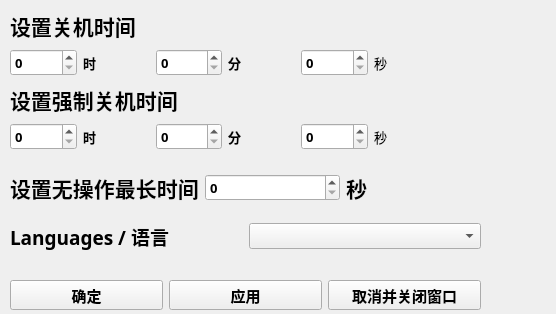
<?xml version="1.0" encoding="UTF-8"?>
<ui version="4.0">
 <class>Form</class>
 <widget class="QWidget" name="Form">
  <property name="geometry">
   <rect>
    <x>0</x>
    <y>0</y>
    <width>556</width>
    <height>314</height>
   </rect>
  </property>
  <property name="windowTitle">
   <string>Form</string>
  </property>
  <widget class="QWidget" name="layoutWidget">
   <property name="geometry">
    <rect>
     <x>10</x>
     <y>280</y>
     <width>471</width>
     <height>30</height>
    </rect>
   </property>
   <layout class="QHBoxLayout" name="horizontalLayout">
    <item>
     <widget class="QPushButton" name="OKButton">
      <property name="font">
       <font>
        <family>MiSans Semibold</family>
        <pointsize>11</pointsize>
        <weight>75</weight>
        <bold>true</bold>
       </font>
      </property>
      <property name="cursor">
       <cursorShape>PointingHandCursor</cursorShape>
      </property>
      <property name="text">
       <string>确定</string>
      </property>
     </widget>
    </item>
    <item>
     <widget class="QPushButton" name="ApplyButton">
      <property name="font">
       <font>
        <family>MiSans Semibold</family>
        <pointsize>11</pointsize>
        <weight>75</weight>
        <bold>true</bold>
       </font>
      </property>
      <property name="cursor">
       <cursorShape>PointingHandCursor</cursorShape>
      </property>
      <property name="text">
       <string>应用</string>
      </property>
     </widget>
    </item>
    <item>
     <widget class="QPushButton" name="CloseButton">
      <property name="font">
       <font>
        <family>MiSans Semibold</family>
        <pointsize>11</pointsize>
        <weight>75</weight>
        <bold>true</bold>
       </font>
      </property>
      <property name="cursor">
       <cursorShape>PointingHandCursor</cursorShape>
      </property>
      <property name="text">
       <string>取消并关闭窗口</string>
      </property>
     </widget>
    </item>
   </layout>
  </widget>
  <widget class="QWidget" name="layoutWidget">
   <property name="geometry">
    <rect>
     <x>10</x>
     <y>160</y>
     <width>471</width>
     <height>91</height>
    </rect>
   </property>
   <layout class="QVBoxLayout" name="verticalLayout_4">
    <item>
     <layout class="QHBoxLayout" name="horizontalLayout_5">
      <item>
       <widget class="QLabel" name="label_6">
        <property name="font">
         <font>
          <family>MiSans Semibold</family>
          <pointsize>16</pointsize>
          <weight>75</weight>
          <bold>true</bold>
         </font>
        </property>
        <property name="text">
         <string>设置无操作最长时间</string>
        </property>
       </widget>
      </item>
      <item>
       <widget class="QSpinBox" name="waitTimeBox">
        <property name="font">
         <font>
          <family>MiSans Semibold</family>
          <pointsize>10</pointsize>
          <weight>75</weight>
          <bold>true</bold>
         </font>
        </property>
        <property name="cursor">
         <cursorShape>PointingHandCursor</cursorShape>
        </property>
       </widget>
      </item>
      <item>
       <widget class="QLabel" name="label_7">
        <property name="font">
         <font>
          <family>MiSans Semibold</family>
          <pointsize>16</pointsize>
          <weight>75</weight>
          <bold>true</bold>
         </font>
        </property>
        <property name="text">
         <string>秒</string>
        </property>
       </widget>
      </item>
     </layout>
    </item>
    <item>
     <layout class="QHBoxLayout" name="horizontalLayout_2">
      <item>
       <widget class="QLabel" name="label_14">
        <property name="font">
         <font>
          <family>MiSans Semibold</family>
          <pointsize>14</pointsize>
          <weight>75</weight>
          <bold>true</bold>
         </font>
        </property>
        <property name="text">
         <string>Languages / 语言</string>
        </property>
       </widget>
      </item>
      <item>
       <widget class="QComboBox" name="chooseBox">
        <property name="font">
         <font>
          <family>MiSans Semibold</family>
          <pointsize>10</pointsize>
          <weight>75</weight>
          <bold>true</bold>
         </font>
        </property>
        <property name="cursor">
         <cursorShape>PointingHandCursor</cursorShape>
        </property>
       </widget>
      </item>
     </layout>
    </item>
   </layout>
  </widget>
  <widget class="QWidget" name="layoutWidget">
   <property name="geometry">
    <rect>
     <x>10</x>
     <y>10</y>
     <width>431</width>
     <height>141</height>
    </rect>
   </property>
   <layout class="QVBoxLayout" name="verticalLayout_3">
    <item>
     <layout class="QVBoxLayout" name="verticalLayout_2">
      <item>
       <widget class="QLabel" name="label_4">
        <property name="font">
         <font>
          <family>MiSans Semibold</family>
          <pointsize>16</pointsize>
          <weight>75</weight>
          <bold>true</bold>
         </font>
        </property>
        <property name="text">
         <string>设置关机时间</string>
        </property>
       </widget>
      </item>
      <item>
       <layout class="QHBoxLayout" name="horizontalLayout_4">
        <item>
         <widget class="QSpinBox" name="spinBoxH">
          <property name="font">
           <font>
            <family>MiSans Semibold</family>
            <pointsize>10</pointsize>
            <weight>75</weight>
            <bold>true</bold>
           </font>
          </property>
          <property name="cursor">
           <cursorShape>PointingHandCursor</cursorShape>
          </property>
         </widget>
        </item>
        <item>
         <widget class="QLabel" name="label">
          <property name="font">
           <font>
            <family>MiSans Semibold</family>
            <pointsize>10</pointsize>
            <weight>75</weight>
            <bold>true</bold>
           </font>
          </property>
          <property name="text">
           <string>时</string>
          </property>
         </widget>
        </item>
        <item>
         <widget class="QSpinBox" name="spinBoxM">
          <property name="font">
           <font>
            <family>MiSans Semibold</family>
            <pointsize>10</pointsize>
            <weight>75</weight>
            <bold>true</bold>
           </font>
          </property>
          <property name="cursor">
           <cursorShape>PointingHandCursor</cursorShape>
          </property>
         </widget>
        </item>
        <item>
         <widget class="QLabel" name="label_2">
          <property name="font">
           <font>
            <family>MiSans Semibold</family>
            <pointsize>10</pointsize>
            <weight>75</weight>
            <bold>true</bold>
           </font>
          </property>
          <property name="text">
           <string>分</string>
          </property>
         </widget>
        </item>
        <item>
         <widget class="QSpinBox" name="spinBoxS">
          <property name="font">
           <font>
            <family>MiSans Semibold</family>
            <pointsize>10</pointsize>
            <weight>75</weight>
            <bold>true</bold>
           </font>
          </property>
          <property name="cursor">
           <cursorShape>PointingHandCursor</cursorShape>
          </property>
         </widget>
        </item>
        <item>
         <widget class="QLabel" name="label_3">
          <property name="font">
           <font>
            <family>MiSans Semibold</family>
            <pointsize>10</pointsize>
           </font>
          </property>
          <property name="text">
           <string>秒</string>
          </property>
         </widget>
        </item>
       </layout>
      </item>
     </layout>
    </item>
    <item>
     <layout class="QVBoxLayout" name="verticalLayout">
      <item>
       <widget class="QLabel" name="label_5">
        <property name="font">
         <font>
          <family>MiSans Semibold</family>
          <pointsize>16</pointsize>
          <weight>75</weight>
          <bold>true</bold>
         </font>
        </property>
        <property name="text">
         <string>设置强制关机时间</string>
        </property>
       </widget>
      </item>
      <item>
       <layout class="QHBoxLayout" name="horizontalLayout_3">
        <item>
         <widget class="QSpinBox" name="spinBoxH2">
          <property name="font">
           <font>
            <family>MiSans Semibold</family>
            <pointsize>10</pointsize>
            <weight>75</weight>
            <bold>true</bold>
           </font>
          </property>
         </widget>
        </item>
        <item>
         <widget class="QLabel" name="label_11">
          <property name="font">
           <font>
            <family>MiSans Semibold</family>
            <pointsize>10</pointsize>
            <weight>75</weight>
            <bold>true</bold>
           </font>
          </property>
          <property name="cursor">
           <cursorShape>PointingHandCursor</cursorShape>
          </property>
          <property name="text">
           <string>时</string>
          </property>
         </widget>
        </item>
        <item>
         <widget class="QSpinBox" name="spinBoxM2">
          <property name="font">
           <font>
            <family>MiSans Semibold</family>
            <pointsize>10</pointsize>
            <weight>75</weight>
            <bold>true</bold>
           </font>
          </property>
          <property name="cursor">
           <cursorShape>PointingHandCursor</cursorShape>
          </property>
         </widget>
        </item>
        <item>
         <widget class="QLabel" name="label_12">
          <property name="font">
           <font>
            <family>MiSans Semibold</family>
            <pointsize>10</pointsize>
            <weight>75</weight>
            <bold>true</bold>
           </font>
          </property>
          <property name="text">
           <string>分</string>
          </property>
         </widget>
        </item>
        <item>
         <widget class="QSpinBox" name="spinBoxS2">
          <property name="font">
           <font>
            <family>MiSans Semibold</family>
            <pointsize>10</pointsize>
            <weight>75</weight>
            <bold>true</bold>
           </font>
          </property>
          <property name="cursor">
           <cursorShape>PointingHandCursor</cursorShape>
          </property>
         </widget>
        </item>
        <item>
         <widget class="QLabel" name="label_13">
          <property name="font">
           <font>
            <family>MiSans Semibold</family>
            <pointsize>10</pointsize>
           </font>
          </property>
          <property name="text">
           <string>秒</string>
          </property>
         </widget>
        </item>
       </layout>
      </item>
     </layout>
    </item>
   </layout>
  </widget>
 </widget>
 <resources/>
 <connections/>
</ui>
